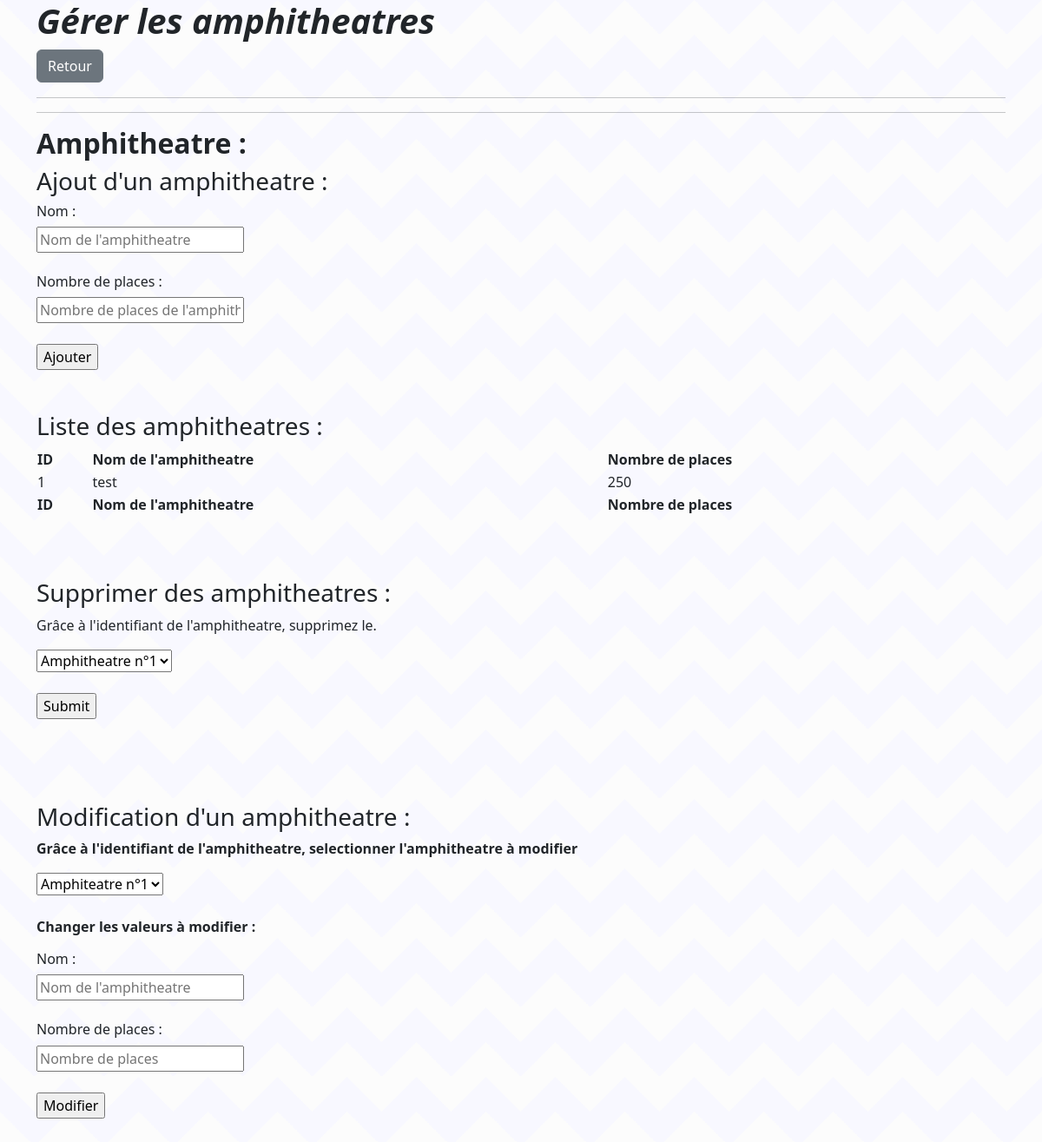
The page /vue/panelAdmin/amphitheatre.php on the database as committed earlier.
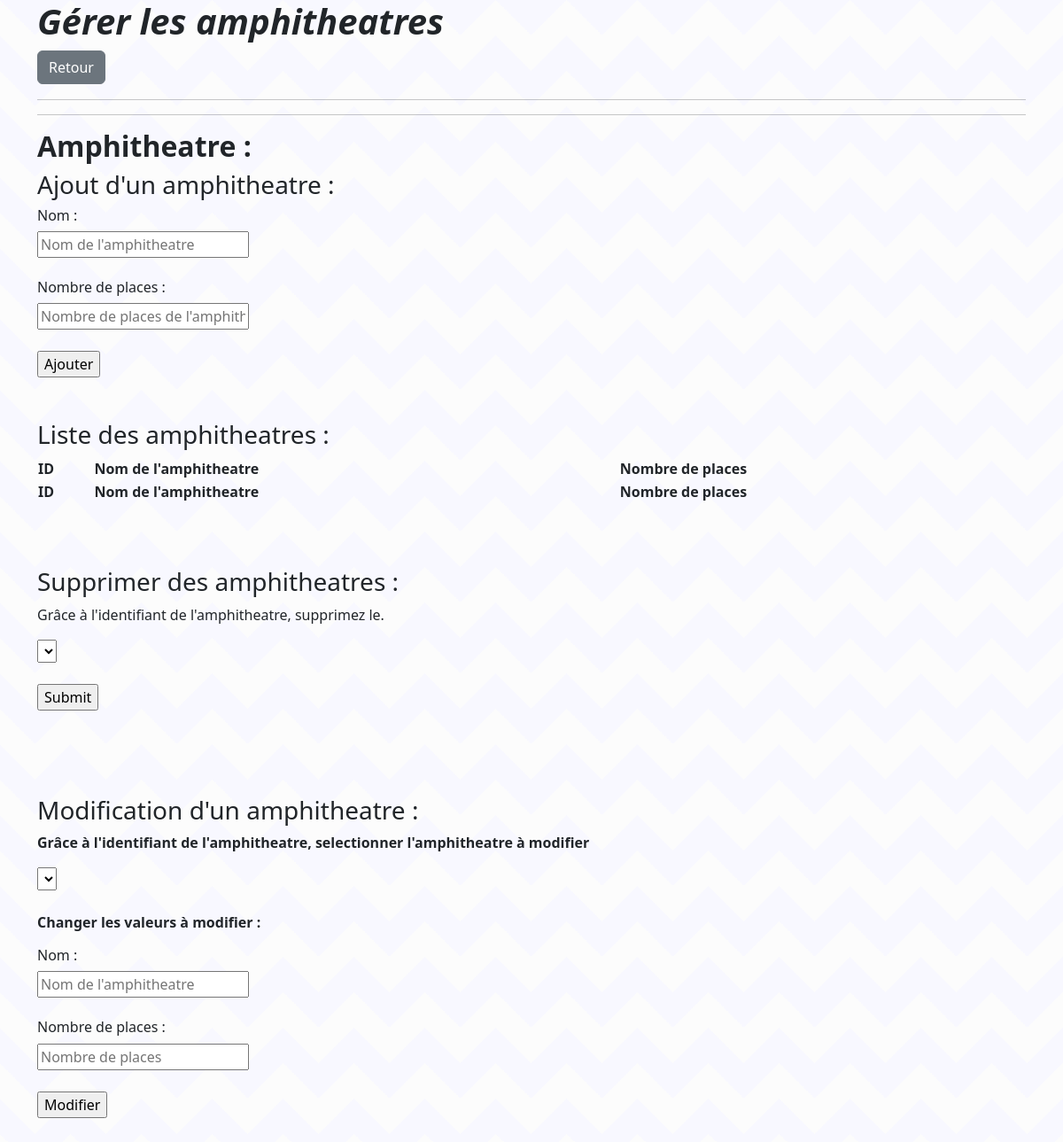
The same page on the database as committed later.
### tables this page shows
CREATE TABLE IF NOT EXISTS `amphitheatre` (
  `id_amphitheatre` int(11) NOT NULL AUTO_INCREMENT,
  `libelle` varchar(500) NOT NULL,
  `nb_places` int(11) NOT NULL,
  PRIMARY KEY (`id_amphitheatre`)
);

### src/bdd/Database.php (called while the page is built, shortened)
<?php
class Database
{
    private $host;
    private $dbname;
    private $user;
    private $pwd;
    public function __construct()
    {
        $this->host = "localhost";
        $this->dbname = "hsp-skh";
        $this->user = "root";
        $this->pwd = "";
    }
    public function getBdd()
    {
        return $this->bdd = new PDO("mysql:host=".$this->host.";dbname=".$this->dbname,$this->user,$this->pwd);
    }
}

### src/modele/Amphitheatre.php (called while the page is built, shortened)
<?php
class Amphitheatre
{
    public function selectAmphitheatre($bdd){
        $sel = $bdd->getBdd()->prepare("SELECT * FROM amphitheatre");
        $sel->execute();
        $result = $sel->fetchAll();
        return $result;
    }
}

### vue/panelAdmin/amphitheatre.php (the view, shortened to what this page needs)
<?php
require_once '../../src/bdd/Database.php';
require_once '../../src/modele/Amphitheatre.php';
?>
<!DOCTYPE html>
<html>
<head>
    <link rel="stylesheet" href="../assets/css/styles.css">
    <link href="https://cdn.jsdelivr.net/npm/select2@4.1.0-rc.0/dist/css/select2.min.css" rel="stylesheet" />
    <link rel="stylesheet" type="text/css" href="https://cdn.datatables.net/1.11.4/css/jquery.dataTables.css">
    <link href="https://cdn.jsdelivr.net/npm/bootstrap@5.2.1/dist/css/bootstrap.min.css" rel="stylesheet"
>
</head>
<body>
<div class="container">
    <div class="content">
        <h1><strong><i></i></strong><a href="homeAdmin.php"><button class="btn btn-secondary" type="button">Retour</button></a></h1>
        <hr>
        <hr>
        <h2><strong>Amphitheatre :</strong></h2>
        <h3>Ajout d'un amphitheatre : </h3>
        <form action="../../src/traitement/add_amphitheatre.php" method="post">
            <h6>Nom : </h6>
            <input type="text" name="libelle" placeholder="Nom de l'amphitheatre"> <br><br>
            <h6>Nombre de places :</h6>
            <input type="text" name="nbrplaces" placeholder="Nombre de places de l'amphitheatre"> <br><br>
            <input type="submit" value="Ajouter">
        </form>
        <br><br>
        <h3>Liste des amphitheatres :</h3>
        <?php
        $liste = new Amphitheatre(array());
        $bdd = new Database();
        $res = $liste->selectAmphitheatre($bdd);
        ?>
        <table id="table" class="display" style="width:100%">
            <thead>
            <tr>
                <th>ID</th>
                <th>Nom de l'amphitheatre</th>
                <th>Nombre de places</th>
            </tr>
            </thead>
            <tbody>
            <?php foreach ($res as $value){ ?>
                <tr>
                    <td><?php echo $value['id_amphitheatre'];?></td>
                    <td><?php echo $value['libelle'];?></td>
                    <td><?php echo $value['nb_places'];?></td>
                </tr>
            <?php } ?>
            </tbody>
            <tfoot>
            <tr>
                <th>ID</th>
                <th>Nom de l'amphitheatre</th>
                <th>Nombre de places</th>
            </tr>
            </tfoot>
        </table>
        <br> <br>
        <form action="../../src/traitement/delete_amphitheatre.php" method="post">
            <br>
            <h3>Supprimer des amphitheatres : </h3>
            <p>Grâce à l'identifiant de l'amphitheatre, supprimez le.</p>
            <select class="js2" name="id" id="id">
                <?php
                foreach ($res as $value){
                    ?>
                    <option value="<?php echo $value['id_amphitheatre'] ?>">Amphitheatre n°<?php echo $value['id_amphitheatre'];?></option>
                    <?php
                }
                ?>
            </select>
            <br><br>
            <input type="submit">
        </form>
        <br><br>
    </div>
    <br>
    <div>
        <br>
        <h3>Modification d'un amphitheatre : </h3>
        <form action="../../src/traitement/edit_amphitheatre.php" method="post">
            <strong><p>Grâce à l'identifiant de l'amphitheatre, selectionner l'amphitheatre à modifier</p></strong>
            <select class="js2" name="id" id="id">
                <?php
                foreach ($res as $value){
                    ?>
                    <option value="<?php echo $value['id_amphitheatre']  ?>">Amphiteatre n°<?php echo $value['id_amphitheatre'];?></option>
                    <?php
                }
                ?>
            </select>
            <br><br>
            <strong><p>Changer les valeurs à modifier : </p></strong>
            <h6>Nom : </h6>
            <input type="text" name="libelle" placeholder="Nom de l'amphitheatre"> <br><br>
            <h6>Nombre de places :</h6>
            <input type="text" name="nbplaces" placeholder="Nombre de places"> <br><br>
            <input type="submit" value="Modifier">
        </form>
    </div>
</div>
<br><br>
</body>

Rows that differ between the two databases and show on the page:
removed amphitheatre: id_amphitheatre "1", libelle "test", nb_places "250"
Other text that changed with them:
form field id: "Amphitheatre n°1" → (not shown)
form field id: "Amphiteatre n°1" → (not shown)
